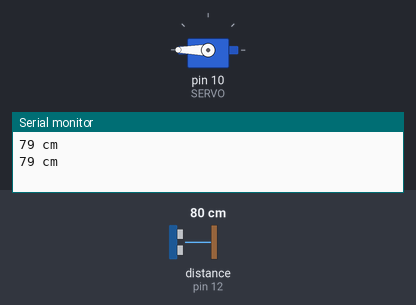
This sketch was run on a simulated Arduino Uno, built with avr-gcc and run on an emulated ATmega328P. Shown: servo, the last lines printed to the serial monitor. Wiring (inferred from the names in the program): ultrasonic range finder: trigger pin 13; echo pin 12. The inputs (shaded band) are chosen by the test bench; at power-on: distance to the obstacle (sensor on pin 12) 80 cm. The echo pulse lasts 58.3 µs per cm.

Above: at 1.8 s.
1.9 s: distance to the obstacle (sensor on pin 12) set to 55 cm
3.4 s: distance to the obstacle (sensor on pin 12) set to 47 cm
At 4.4 s:
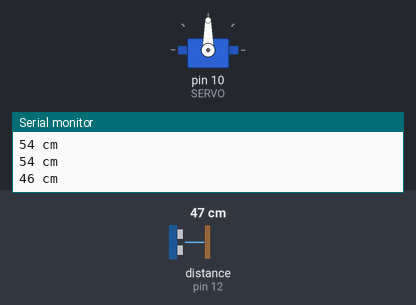
5.5 s: distance to the obstacle (sensor on pin 12) set to 60 cm
At 7.2 s:
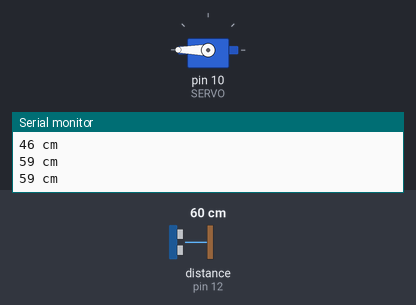
7.5 s: distance to the obstacle (sensor on pin 12) set to 2 cm
At 9.1 s:
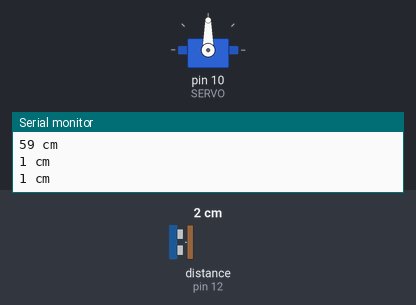
Timing chart, 0 to 10.5 s (numbered marks = the images above; inputs shaded):
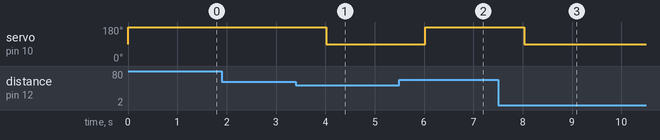

Measured:
- the behaviour switches between 51 and 50 cm on distance to the obstacle (sensor on pin 12) (found by bisection; images 0 and 1)
- after the input at 3.4 s, servo on pin 10 (SERVO): 180° → 90° after 0.62 s
- after the input at 5.5 s, servo on pin 10 (SERVO): 90° → 180° after 0.53 s
- after the input at 7.5 s, servo on pin 10 (SERVO): 180° → 90° after 0.54 s

The sketch:

supersonic_servo.ino
```cpp
#include <Servo.h>
#define TRIGPIN 13
#define ECHOPIN 12

#define SERVO 10

Servo servo;

void setup()
{
  Serial.begin(9600);
  pinMode(TRIGPIN, OUTPUT);
  pinMode(ECHOPIN, INPUT);
  servo.attach(SERVO, 500, 2500);
}

void loop()
{
  long duration, distance;

  digitalWrite(TRIGPIN, LOW);
  delayMicroseconds(2);
  digitalWrite(TRIGPIN, HIGH);
  delayMicroseconds(10);
  digitalWrite(TRIGPIN, LOW);
  duration = pulseIn(ECHOPIN, HIGH);
  distance = (duration/2) * 0.000001 * 343 * 100;

  if (distance < 50) {
    servo.write(90);
  } else if (distance > 50 || distance < 300) {
    servo.write(180);
  } else {
    servo.write(0);
  }

  Serial.print(distance);
  Serial.println(" cm");

  delay(1000);
}
```
